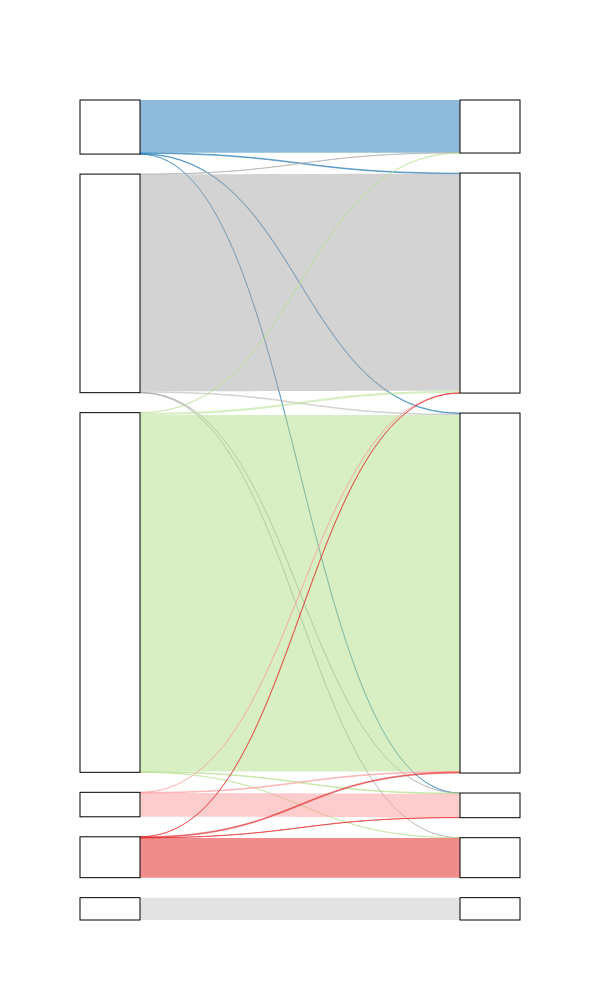

Notebook code cell kept with this figure:
### Code cell
# Figure 1: Sankey plot for simulated cohort
from SIMULATIONS_sankey_plot import *
scores_all_tumours = f'{output_directory}/output/{simulation_cohort}/{simulation_run}/cohort_outputs/scores/scores_all_tumours.csv'
scores_all_tumours = pd.read_csv(scores_all_tumours)
scores_all_tumours = scores_all_tumours[['clone','allele','segment','tumour_id','cn_true','cn_alpaca','correct']].drop_duplicates()
scores_all_tumours.cn_alpaca.clip(upper=5,inplace=True)
sankey = plotFlowDiagram(scores_all_tumours,'',hide_labels=True)
sankey.write_image(f'{output_directory}/figures/Fig1c_simulations_sankey.pdf')
sankey.show()
print('Fraction of clone- and allele-specific segments assigned correct copy number:')
print(round(scores_all_tumours.correct.sum()/len(scores_all_tumours),3))
print('Fraction of clone- and allele-specific segments assigned correct copy number:')
print(str(scores_all_tumours.correct.sum())+"/"+str(len(scores_all_tumours)))

### Figure 1 — Plotly figure (JSON) as saved in the notebook; plotly's stock layout.template omitted (floating-point values rounded to 4 significant figures)
{"data": [{"arrangement": "snap", "link": {"color": ["rgba(31, 120, 180, 0.5)", "rgba(31, 120, 180, 0.5)", "rgba(31, 120, 180, 0.5)", "rgba(31, 120, 180, 0.5)", "rgba(31, 120, 180, 0.5)", "rgba(31, 120, 180, 0.5)", "rgba(168, 168, 168, 0.5)", "rgba(168, 168, 168, 0.5)", "rgba(168, 168, 168, 0.5)", "rgba(168, 168, 168, 0.5)", "rgba(168, 168, 168, 0.5)", "rgba(168, 168, 168, 0.5)", "rgba(178, 223, 138, 0.5)", "rgba(178, 223, 138, 0.5)", "rgba(178, 223, 138, 0.5)", "rgba(178, 223, 138, 0.5)", "rgba(178, 223, 138, 0.5)", "rgba(178, 223, 138, 0.5)", "rgba(251, 154, 153, 0.5)", "rgba(251, 154, 153, 0.5)", "rgba(251, 154, 153, 0.5)", "rgba(251, 154, 153, 0.5)", "rgba(251, 154, 153, 0.5)", "rgba(251, 154, 153, 0.5)", "rgba(227, 26, 28, 0.5)", "rgba(227, 26, 28, 0.5)", "rgba(227, 26, 28, 0.5)", "rgba(227, 26, 28, 0.5)", "rgba(227, 26, 28, 0.5)", "rgba(227, 26, 28, 0.5)", "rgba(227, 227, 227, 1)", "rgba(227, 227, 227, 1)", "rgba(227, 227, 227, 1)", "rgba(227, 227, 227, 1)", "rgba(227, 227, 227, 1)", "rgba(227, 227, 227, 1)"], "source": [0, 0, 0, 0, 0, 0, 1, 1, 1, 1, 1, 1, 2, 2, 2, 2, 2, 2, 3, 3, 3, 3, 3, 3, 4, 4, 4, 4, 4, 4, 5, 5, 5, 5, 5, 5], "target": [6, 7, 8, 9, 10, 11, 6, 7, 8, 9, 10, 11, 6, 7, 8, 9, 10, 11, 6, 7, 8, 9, 10, 11, 6, 7, 8, 9, 10, 11, 6, 7, 8, 9, 10, 11], "value": [236305, 3254, 2558, 1, 0, 0, 697, 971102, 6525, 28, 21, 0, 359, 10567, 1594991, 3139, 901, 0, 0, 1, 3177, 106343, 0, 0, 0, 9, 4039, 868, 178003, 0, 0, 0, 0, 0, 0, 100000]}, "node": {"color": "white", "label": ["", "", "", "", "", "", "", "", "", "", "", ""], "line": {"color": "black", "width": 1}, "pad": 20, "thickness": 60, "x": [0, 0, 0, 0, 0, 0, 1, 1, 1, 1, 1, 1], "y": [0, 0.2, 0.4, 0.6, 0.8, 0.8, 0, 0.16, 0.33, 0.5, 0.66, 0.73]}, "type": "sankey"}], "layout": {"font": {"family": "helvetica", "size": 28}, "height": 1000, "title": {"text": ""}, "width": 600}}
